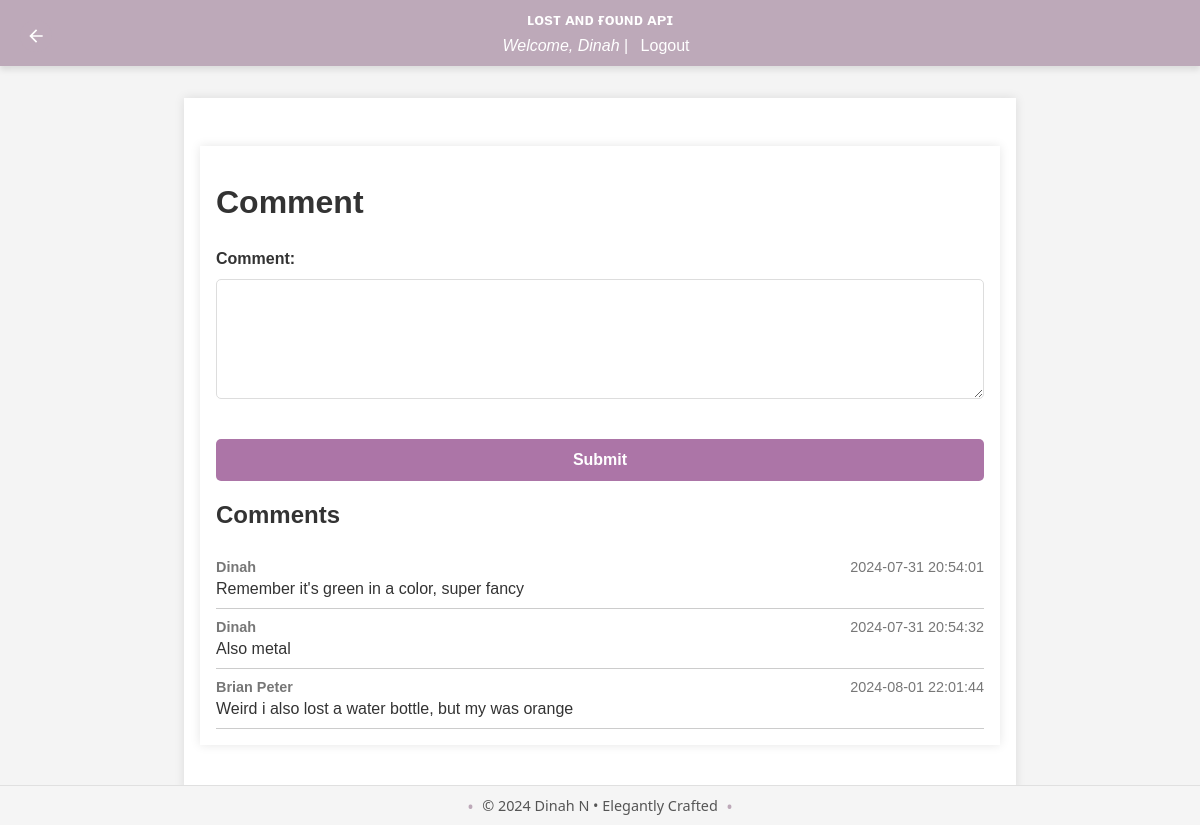
The app's page /report/comments/provide/3 (signed in) with its own data.
### app/models/user.py (models this page shows, shortened)
class User(db.Model, UserMixin):
    id = db.Column(db.Integer, primary_key=True)
    username = db.Column(db.String(150), unique=True, nullable=False)
    email = db.Column(db.String(150), unique=True, nullable=False)
    password_hash = db.Column(db.String(150), nullable=False)
    role = db.Column(db.String(50), nullable=False, default='user')
    lost_reports = db.relationship('LostReport', back_populates='user', lazy=True)
    found_reports = db.relationship('FoundReport', back_populates='user', lazy=True)
    claims = db.relationship('Claim', back_populates='claim_user', lazy=True)
    rewards_received = db.relationship('Reward', foreign_keys='Reward.receiver_id', back_populates='receiver', lazy=True)
    rewards_paid = db.relationship('Reward', foreign_keys='Reward.payer_id', back_populates='payer', lazy=True)
    reset_tokens = db.relationship('PasswordResetToken', back_populates='user', lazy=True)
    comments = db.relationship('Comment', back_populates='user')
    @property
    def password(self):
        raise AttributeError('password is not a readable attribute')

### app/models/comment.py (models this page shows)
class Comment(db.Model):
    id = db.Column(db.Integer, primary_key=True)
    user_id = db.Column(db.Integer, db.ForeignKey('user.id'), nullable=False)
    item_id = db.Column(db.Integer, db.ForeignKey('item.id'), nullable=False)
    content = db.Column(db.Text, nullable=False)
    timestamp = db.Column(db.DateTime, default=db.func.current_timestamp(), nullable=False)
    user = db.relationship('User', back_populates='comments')
    item = db.relationship('Item', back_populates='comments')

### app/routes/report.py (the view, shortened to what this page needs)
@bp.route('/comments/provide/<int:item_id>', methods=['GET', 'POST'])
@login_required
def provide_comment(item_id):
    comments = Comment.query.filter_by(item_id=item_id).all()
    return render_template('add_comment.html', item_id=item_id, comments=comments)

### app/__init__.py (called while the page is built)
def create_app():
    app = Flask(__name__)
    load_dotenv()
    app.config['SECRET_KEY'] = os.environ.get('FLASK_SECRET_KEY', secrets.token_hex(16))
    app.config.from_object('config.Config')
    app.config.from_pyfile('config.py', silent=True)
    register_extensions(app)
    register_blueprints(app)
    configure_cors(app)
    @app.before_request
    def method_override():
        if request.method == 'POST':
            method = request.form.get('_method')
            if method:
                method = method.upper()
                if method in ['PUT', 'DELETE']:
                    request.environ['REQUEST_METHOD'] = method
    return app

def register_extensions(app):
    db.init_app(app)
    migrate.init_app(app, db)
    bcrypt.init_app(app)
    login_manager.init_app(app)
    mail.init_app(app)
    @login_manager.user_loader
    def load_user(user_id):
        return user.User.query.get(int(user_id))

### app/templates/add_comment.html (shortened to what this page needs)
{% extends 'base.html' %}
{% block content %}
<main>
    <a href="{{ url_for('user.dashboard') }}" class="back-button" title="Back to Dashboard">
        <svg xmlns="http://www.w3.org/2000/svg" viewBox="0 0 24 24" fill="currentColor" width="24" height="24">
            <path d="M20 11H7.83l5.59-5.59L12 4l-8 8 8 8 1.41-1.41L7.83 13H20v-2z"/>
        </svg>
    </a>
    <h1>Comment</h1>
    <form action="{{ url_for('report.provide_comment', item_id=item_id) }}" method="post">
        <div class="form-group">
            <label for="content">Comment:</label>
            <textarea id="content" name="content" class="form-control" required></textarea>
        </div>
        <button type="submit" class="btn">Submit</button>
    </form>
    <section class="comments-section">
        <h2>Comments</h2>
        {% for comment in comments %}
            <div class="comment">
                <div class="comment-header">
                    <span class="comment-username">{{ comment.user.username }}</span>
                    <span class="comment-timestamp">{{ comment.timestamp.strftime('%Y-%m-%d %H:%M:%S') }}</span>
                </div>
                <div class="comment-content">
                    {{ comment.content }}
                </div>
            </div>
        {% else %}
            <p>No comments yet. Be the first to comment!</p>
        {% endfor %}
    </section>
</main>
{% endblock %}

### app/templates/base.html (shortened to what this page needs)
<!DOCTYPE html>
<html lang="en">
<head>
    <link rel="stylesheet" href="{{ url_for('static', filename='styles.css') }}">
</head>
<body>
    <header>
        <h1>ʟᴏsᴛ ᴀɴᴅ ғᴏᴜɴᴅ ᴀᴘɪ</h1>
        {% if current_user.is_authenticated %}
            <p><i>Welcome, {{ current_user.username }}</i> | <a href="{{ url_for('auth.logout') }}">Logout</a></p>
        {% else %}
            <p>
                <a href="{{ url_for('auth.login') }}">Login</a> |
                <a href="{{ url_for('auth.register') }}">Sign Up</a>
            </p>
        {% endif %}
    </header>
    <main>
        {% block content %}{% endblock %}
    </main>
    <footer>
        <p>&copy; 2024 Dinah N • Elegantly Crafted</p>
    </footer>
</body>
</html>

### app/static/styles.css (style rules this page uses)
body { font-family: 'Roboto', sans-serif; margin: 0; padding: 0; background-color: #f9f9f9; color: #333; }
.back-button { position: absolute; top: 20px; left: 20px; background-color: #bda9b9; color: white; width: 32px; height: 32px; border-radius: 50%; display: flex; justify-content: center; align-items: center; text-decoration: none; transition: background-color 0.3s ease; }
.back-button svg { width: 20px; height: 20px; }
header { background-color: #e7cbe1; color: #ecf0f1; padding: 20px 0; box-shadow: 0 4px 6px rgba(0, 0, 0, 0.1); }
header h1 { margin: 0; text-align: center; font-size: 1.0rem; }
main { padding: 40px; max-width: 1200px; margin: 0 auto; }
.form-group { margin-bottom: 20px; border-radius: 10px; }
.form-group label { display: block; margin-bottom: 8px; font-size: 1rem; font-weight: 600; color: #333; }
.form-control { width: 100%; border-radius: 5px; padding: 12px; border: 1px solid #ddd; border-radius: 5px; font-size: 1rem; color: #333; box-sizing: border-box; transition: border-color 0.3s, box-shadow 0.3s; }
textarea.form-control { height: 120px; resize: vertical; }
.btn { display: inline-block; padding: 12px 20px; border: none; border-radius: 5px; background-color: #ac75a7; color: #fff; font-size: 1rem; font-weight: 600; text-align: center; text-decoration: none; cursor: pointer; transition: background-color 0.3s, transform 0.2s; }
footer { background-color: #e7cbe1; color: #ecf0f1; text-align: center; padding: 20px 0; position: fixed; bottom: 0; width: 100%; }
button { border: none; border-radius: 5px; padding: 10px 20px; cursor: pointer; }

### app/templates/base.html (style rules this page uses)
body { font-family: Arial, sans-serif; background-color: #f4f4f4; margin: 0; padding: 0; }
header { background-color: #bda9b9; color: white; padding: 0.7rem; text-align: center; }
header p { margin: 0.5rem 0 0; }
header a { color: white; text-decoration: none; margin: 0 0.5rem; }
main { max-width: 800px; margin: 2rem auto; padding: 1rem; background-color: white; box-shadow: 0 0 10px rgba(0, 0, 0, 0.1); }
form { display: flex; flex-direction: column; }
form label { margin-top: 0.5rem; }
form input, form textarea, form select { padding: 0.5rem; margin-top: 0.2rem; }
form button { margin-top: 1rem; padding: 0.3rem; background-color: #daa0da; color: white; border: none; cursor: pointer; }
footer { background-color: whitesmoke; text-align: center; padding: 10px 0; font-family: 'Segoe UI', Tahoma, Geneva, Verdana, sans-serif; font-size: 0.9em; color: #555; border-top: 1px solid #e0e0e0; }
footer p { margin: 0; display: inline-block; position: relative; }
footer p::before, footer p::after { content: "•"; color: #bda9b9; font-size: 1.2em; position: absolute; top: 50%; transform: translateY(-50%); }
footer p::before { left: -15px; }
footer p::after { right: -15px; }

### app/templates/add_comment.html (style rules this page uses)
.back-button { position: absolute; top: 20px; left: 20px; background-color: #bda9b9; color: white; width: 32px; height: 32px; border-radius: 50%; display: flex; justify-content: center; align-items: center; text-decoration: none; transition: background-color 0.3s ease; }
.back-button svg { width: 20px; height: 20px; }
.comments-section { margin-top: 20px; }
.comment { border-bottom: 1px solid #ccc; padding: 10px 0; }
.comment-header { font-size: 0.9em; color: #777; }
.comment-username { font-weight: bold; }
.comment-timestamp { float: right; }
.comment-content { margin-top: 5px; }

### records on screen
User: username "Dinah"
Comment: user.username "Dinah", timestamp "2024-07-31 20:54:01", content "Remember it's green in a color, super fancy"
Comment: user.username "Dinah", timestamp "2024-07-31 20:54:32", content "Also metal"
Comment: user.username "Brian Peter", timestamp "2024-08-01 22:01:44", content "Weird i also lost a water bottle, but my was orange"
